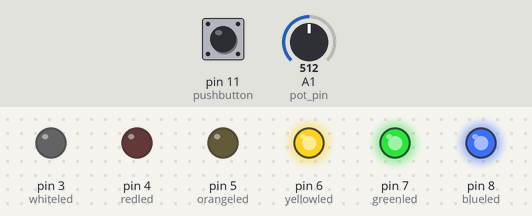
The sketch below on a simulated Arduino Uno, built with avr-gcc and run on an emulated ATmega328P. On the bench: output pins drawn as LEDs (lit = HIGH). The test bench sets the inputs (shaded band); at power-on: A1 (pot_pin) = 512, pin 11 (pushbutton) LOW. What the sketch prints to the serial monitor is not drawn.

Above: at 1.3 s.
1.4 s: A1 (pot_pin) set to 601
2.9 s: A1 (pot_pin) set to 628
At 3.4 s:
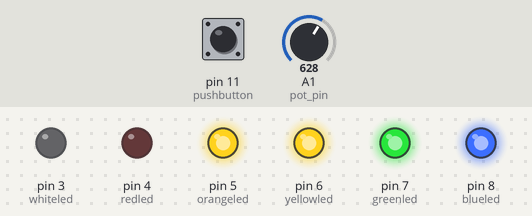
4.4 s: A1 (pot_pin) set to 803
5.9 s: A1 (pot_pin) set to 827
At 6.9 s:
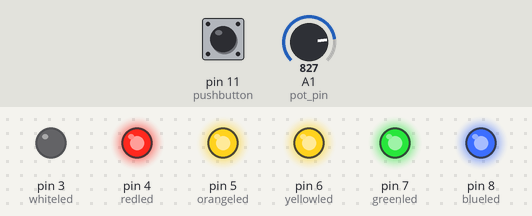
7.4 s: A1 (pot_pin) set to 399
At 8.1 s:
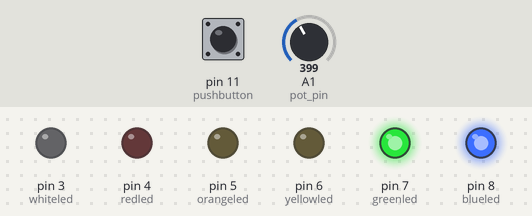
8.9 s: A1 (pot_pin) set to 418
At 9.2 s:
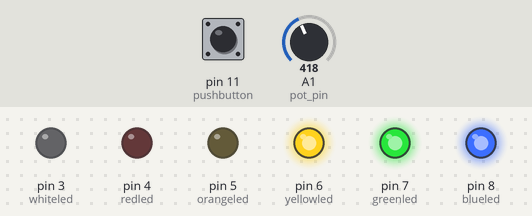
Timing chart, 0 to 11.4 s (numbered marks = the images above; inputs shaded):
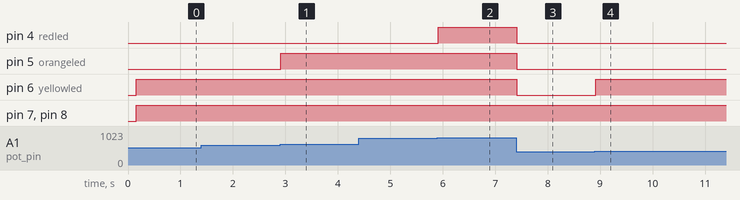

Measured:
- the behaviour switches between 613 and 614 on A1 (pot_pin) (found by bisection; images 0 and 1)
- the behaviour switches between 818 and 819 on A1 (pot_pin) (found by bisection; images 1 and 2)
- the behaviour switches between 409 and 410 on A1 (pot_pin) (found by bisection; images 3 and 4)
- after the input at 1.4 s, every drawn part: stays the same
- after the input at 2.9 s, pin 5 (orangeled): LOW → HIGH at once
- after the input at 4.4 s, every drawn part: stays the same
- after the input at 5.9 s, pin 4 (redled): LOW → HIGH at once
- after the input at 7.4 s, pin 4 (redled), pin 5 (orangeled), pin 6 (yellowled): HIGH → LOW at once
- after the input at 8.9 s, pin 6 (yellowled): LOW → HIGH at once

The sketch:

main.ino
```cpp
/*
 * This code uses SEOS to execute 4 Tasks, we see them as
 * we move forward. The Arduino circuit is set up as presented
 * in my screenshot of TinkerCAD.
*/


int pot_pin = A1;
int pot_val;

int blueled = 8;
int greenled = 7;
int yellowled = 6;
int orangeled = 5;
int redled = 4;

int whiteled = 3;

int pushbutton = 11;
int state;          //Current state of the push button
int oldstate = 0;   //Previous state of the pushbutton, assuming as OFF/0
int ledflag = 0;    //Flag integer to link the pushbutton state to the white LED

const int maxtasks = 4; //defining the maximum number of tasks used

/*Defining two structures 'TaskType' and 'TaskList' with the counter, period i.e,
frequency and number of tasks variables needed to carry out the functions*/

typedef struct
{
  int counter;
  int period;
  void (*function)(void);
} TaskType;

typedef struct
{
  TaskType tasks[maxtasks];
  int number_of_tasks;
} TaskList;

TaskList tlist; //assigning a variable 'tlist' to the struct


/*Defining the add_task() function with the required parameters. When the
number of tasks reaches the maximum tasks specified, '0' is returned, or else
a task is added and it returns the number of tasks in the tlist*/

int add_task(int period, int initial, void(*fun)(void))
{
  if (tlist.number_of_tasks == maxtasks)return 0;
  tlist.tasks[tlist.number_of_tasks].period = period;
  tlist.tasks[tlist.number_of_tasks].counter = initial;
  tlist.tasks[tlist.number_of_tasks].function = fun;
  tlist.number_of_tasks++;

  return tlist.number_of_tasks;
}


void setup()
{
pinMode(blueled, OUTPUT);
pinMode(greenled, OUTPUT);
pinMode(yellowled, OUTPUT);
pinMode(orangeled, OUTPUT);
pinMode(redled, OUTPUT);

pinMode(pushbutton, INPUT);
pinMode(whiteled, OUTPUT);

Serial.begin(9600);


/*Defining the 'period' and the 'initial' value and the function name
of tasks, with staggering implemented*/
tlist.number_of_tasks = 0;

if (add_task(10, 0, potentiometer))     //Frequency of 10 milliseconds
       {
            Serial.println("Task 1 to check potentiometer added successfully");
       }
if (add_task(10, 5, updateleds))        //'Frequency of 10 milliseconds
        {
            Serial.println("Task 2 to update the 5 LEDs added successfully");
        }
if (add_task(100, 50, checkpushbutton)) //Frequency of 100 milliseconds
        {
            Serial.println("Task 3 to check the pushbutton added successfully");
        }
if (add_task(100, 60, blinkwhiteled))  //Frequency of 100 milliseconds
        {
            Serial.println("Task 4 to blink the white LED added successfully");
        }


noInterrupts();              //Disable interrupts while setting up the registers
TCCR1A = 0;                  //Clearing TCCR1A control register to zero
TCCR1B = 0;                  //Clearing TCCR1B control register to zero
TCNT1 = 0;                   //Setting timer counter to zero
OCR1A = 16000 - 1;           //Setting output compare register to '16000-1', which produces a Tick every millisecond
TCCR1B |= (1 << WGM12);      //Turns on the CTC mode
TCCR1B |= (1 << CS10);       //No prescaler divider, i.e, normal counter
TIMSK1 |= (1 << OCIE1A);     //Interrupt is generated
interrupts();                //Enable the interrupts

}


void loop()
{
  //Empty loop. Instead, using SEOS
}


/*Defining the Timer Compare Interrupt Service Routine. Incrementing the task counter
by 1 and when the counter equals the task period, it resets the counter and calls the function*/
ISR(TIMER1_COMPA_vect)
{
  for (int i = 0; i < tlist.number_of_tasks; i++)
  {
    tlist.tasks[i].counter++;
    if (tlist.tasks[i].counter == tlist.tasks[i].period)
    {
      tlist.tasks[i].function();
      tlist.tasks[i].counter = 0;
    }
  }
}


/*Calling the task function 'potentiometer' by a frequency of 10 milliseconds,
to read the value of the potentiometer.*/
void potentiometer(void)
{
    pot_val = analogRead(pot_pin);
}


/*Calling the task 'updateleds' by a frequency of 10 milliseconds, which updates
the appropriate LEDs based upon the pot's value at that time i.e, between 0 and 1023*/
void updateleds(void)
{
  if ( pot_val <= 204.6) //when potentiometer is at extreme left at <20%, only blue LED glows
  {
  digitalWrite(blueled, HIGH);
  digitalWrite(greenled, LOW);
  digitalWrite(yellowled, LOW);
  digitalWrite(orangeled, LOW);
  digitalWrite(redled, LOW);
  }
  else if ( pot_val <= 409.2) //when potentiometer is at 40%, blue and green LED glows
  {
  digitalWrite(blueled, HIGH);
  digitalWrite(greenled, HIGH);
  digitalWrite(yellowled, LOW);
  digitalWrite(orangeled, LOW);
  digitalWrite(redled, LOW);
  }
  else if ( pot_val <= 613.8) //when potentiometer is at 60%, blue,green and yellow LED glows
  {
  digitalWrite(blueled, HIGH);
  digitalWrite(greenled, HIGH);
  digitalWrite(yellowled, HIGH);
  digitalWrite(orangeled, LOW);
  digitalWrite(redled, LOW);
  }
  else if ( pot_val <= 818.4) //when potentiometer is at 80%, blue,green,yellow, and orange LED glows
  {
  digitalWrite(blueled, HIGH);
  digitalWrite(greenled, HIGH);
  digitalWrite(yellowled, HIGH);
  digitalWrite(orangeled, HIGH);
  digitalWrite(redled, LOW);
  }
  else if ( pot_val <= 1023) //when potentiometer is at maximum value, 100%, all 5 LEDs glows
  {
  digitalWrite(blueled, HIGH);
  digitalWrite(greenled, HIGH);
  digitalWrite(yellowled, HIGH);
  digitalWrite(orangeled, HIGH);
  digitalWrite(redled, HIGH);
  }
}


/* Calling the task 'checkpushbutton' with a frequency of 100 milliseconds to read and capture
 * the value of the push button at that time. The pushbutton should be held for at least 100ms which
 * is equal to the frequency of this task. Because, as the task is called every 100ms and suppose the
 * pushbutton is pressed and released within 10ms then its value wouldn't get captured.*/

/* The Pushbutton has two states LOW, and HIGH. Here, to keep the status of Pushbutton as HIGH forever
 * just by clicking it once even when it's not being kept pressed, we record and store its values in the
 * variables 'state' and 'oldstate'. The 'ledflag' becomes 1 or 0 when the button is pressed.*/
void checkpushbutton(void)
{
  state = digitalRead(pushbutton);
  if( ( state==HIGH) && (oldstate==LOW))
  {
  ledflag = !ledflag;
  }
  oldstate = state; //Updating the old button state with the current button state
}


/* Calling the task 'blinkwhiteled' with a frequency of 100 milliseconds
 * Based upon the value of the pushbutton captured in the third task, this task will
 * turn ON or OFF the blinking action of the white LED.*/
void blinkwhiteled(void)
{
if (ledflag==1)
  {
    //White LED has blinking frequency of 0.1s
    digitalWrite(whiteled, HIGH);
    delay(100);
    digitalWrite(whiteled, LOW);
    delay(100);
  }
else
  {
    digitalWrite (whiteled,LOW);
  }
}
```
